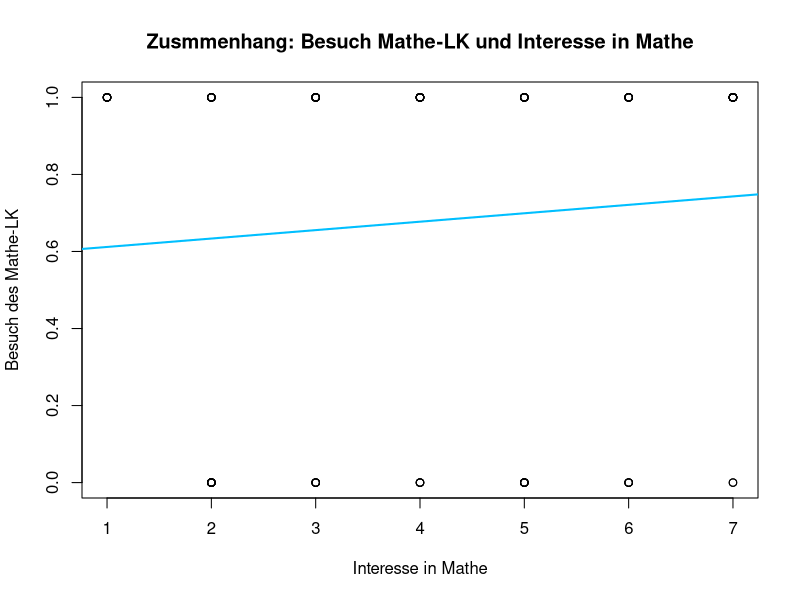
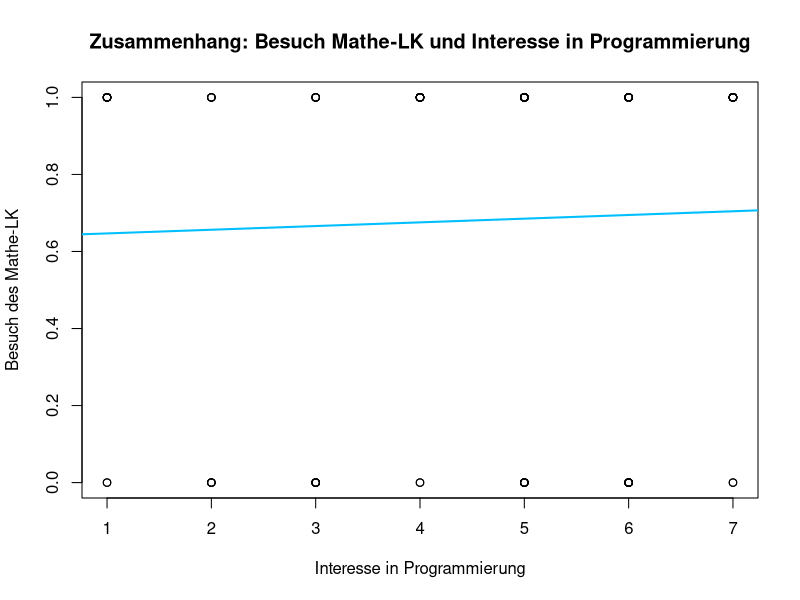
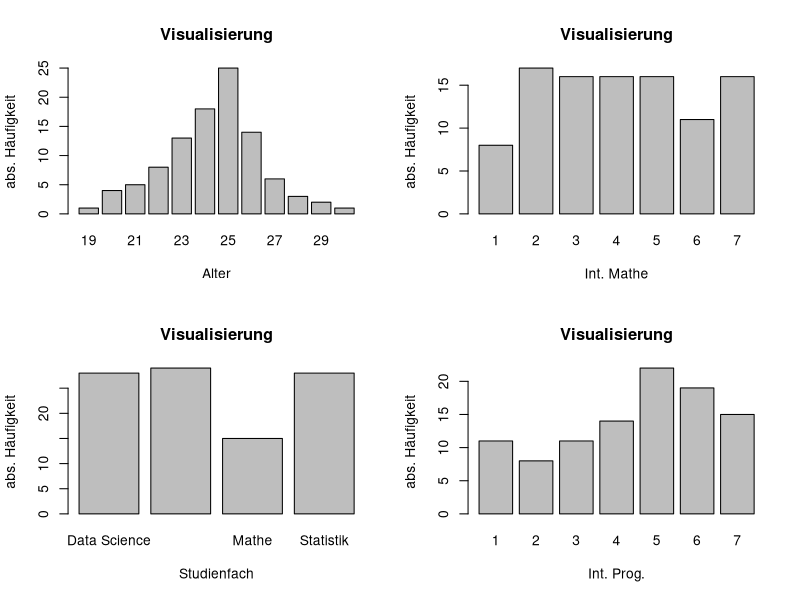

Generate these figures, in order, with R:
# Auswertung des Datensatzes aus Aufgabe 1

library(readr)
Datensatz <- read_csv("Datensatz.csv")
Datensatz


# Anwendung der in Aufgabe 2 erstellten Funktionen:



# Funktion aus a) - Altersstruktur 

sum_met <- function(x){ 
  if( is.numeric(x) != TRUE){ stop("Die Variable muss metrisch skaliert sein.") } # Warnmeldung falls Variable
  AM <- mean(x)                                                                  # nicht metrisch ist.
  med <- median(x)    # Hier werden alle Statistiken berechnet.
  var <- var(x)
  sd <- sd(x)
  quartile <- quantile(x, probs= c(0.25,0.75) )
  extrm <- c( Minimum = min (x), Maximum = max (x))
  return( list( "Arithmetische Mittel" = AM, "Median" = med, "Varianz" = var, "Standardabweichung" = sd,
                "Quartile"= quartile, "Etremwerte" = extrm) )      # Alle benoetigten Groessen werden in einer Liste ausgegeben.
}

sum_met(Datensatz$Alter)    # Das durchschnittliche Alter liegt bei 24.34 Jahren bzw. (bezueglich des
                            # Alters sinnvoller) liegt der Median bei 25 Jahren.
                            # Die Standardabweichung von etwa 2.1 und die Quartile, welche bei
# $`Arithmetische Mittel`   # 23 und 26 liegen, deuten auf eine fuer Studenten uebliche
# [1] 24.34                 # Altersstruktur hin.

# $Median                   # Auch die groesste und die kleinste Beobachtung liegt in keinem fuer
# [1] 25                    # Studenten unueblichen Alter. (keine Ausreisser)

# $Varianz
# [1] 4.408485

# $Standardabweichung
# [1] 2.099639

# $Quartile
# 25% 75% 
#   23  26 

# $Etremwerte
# Minimum Maximum 
# 19      30 

# Fazit: (1) Die Individuen des Datensatzes (Studenten) haben im Mittel (Median) ein Alter von 25
#            Jahren und unterschreiten/ueberschrieten das Alter von 19 bzw. 30 nicht.



# Im folgenden wird das Interesse zunaechst als eine quasi-intervall-skalierte Variable gesehen:

sum_met(Datensatz$`Int. Mathe`)   # Int.Prog wirs insgesamte etwas hoher bewerte als Int.Mathe.
sum_met(Datensatz$`Int. Prog.`)   # vgl. Median von 4 bei Int.Mathe und Median von 5 bei Int.Prog.


# Moegliche Studienfaecher ausfindig machen:
unique( Datensatz$Studienfach)
# [1] "Data Science" "Statistik"    "Informatik"   "Mathe"

table( Datensatz$Studienfach)/length( Datensatz$Studienfach)
# Data Science   Informatik        Mathe    Statistik 
#        0.28         0.29         0.15         0.28 


# Erstellung von Teildatensaetzen um Unterschiede zwischen den Studiengaengen herausfinden zu koennen
ds <- Datensatz[ Datensatz$Studienfach == "Data Science", ]
st <- Datensatz[ Datensatz$Studienfach == "Statistik", ]
inf <- Datensatz[ Datensatz$Studienfach == "Informatik", ]
ma <- Datensatz[ Datensatz$Studienfach == "Mathe", ]


sapply( list( Data_Science = ds$`Int. Mathe`, Statistik = st$`Int. Mathe`,
              Informatik = inf$`Int. Mathe`, Mathe = ma$`Int. Mathe`) , sum_met)[1:4,]

#                     Data_Science Statistik Informatik Mathe    
# Arithmetische Mittel 4.178571     4.464286  3.275862   5        
# Median               4            4.5       3          5        
# Varianz              2.818783     4.850529  3.492611   1.285714 
# Standardabweichung   1.678923     2.202392  1.868853   1.133893 

# Im Studiengangvergleich liegt bei Mathe die im Mittel hoechste Bewertung vor, gefolgt von Statistik,
# Data Science und Informatik.
# Beim Studiengang Statistik liegt die goesste Standardabweichung vor, im gegensatz zur kleinsten im
# Studiengang Mathe.



sapply( list( Data_Science = ds$`Int. Prog.`, Statistik = st$`Int. Prog.`,
              Informatik = inf$`Int. Prog.`, Mathe = ma$`Int. Prog.`) , sum_met)[1:4,]

#                      Data_Science Statistik Informatik Mathe   
# Arithmetische Mittel 4.321429     4.392857  5.172414   3.4     
# Median               5            4.5       5          4       
# Varianz              3.559524     3.43254   2.79064    3.971429
# Standardabweichung   1.88667      1.852711  1.670521   1.992844

# Im Studiengangvergleich liegt bei Informatik die hoechste Bewertung vor. Ledglich
# bei Data Science leigt im Median eine gleichhoche Bewertung vor.
# Danach folgt Statistik und Mathe. Die Standardabweichung ist bei Mathe am groessten und bei
# Informatik am niedrigsten.




# Weiterverarbeitung des Datensatzes:

str(Datensatz)
# Interesse in Mathe und in Programmieren muessen in an factor Objekt, welches eine Rangordnung unter
# den levels hat, fuer einiger der folgenden Funktionen umgewandelt werden.
# Die Variable Mathe-LK muss lediglich in ein factor Objekt umgewandelt werden.

Datensatz$`Int. Mathe` <- as.factor( Datensatz$`Int. Mathe`)
Datensatz$`Int. Mathe` <- ordered( Datensatz$`Int. Mathe` , levels = c("1", "2", "3", "4", "5", "6", "7") )

Datensatz$`Int. Prog.` <- as.factor( Datensatz$`Int. Prog.`)
Datensatz$`Int. Prog.` <- ordered( Datensatz$`Int. Prog.` , levels = c("1", "2", "3", "4", "5", "6", "7") )

Datensatz$`Mathe-LK` <- as.factor( Datensatz$`Mathe-LK`)

# Kontrolle:
str(Datensatz)






# Funktion aus b) - Interesse an Mathe und Programmieren (i) (und Abfrage der Teinahme am Mathe-LK (ii))

kat <- function(x){
  if(is.character(x)){stop("Die Variable ist nicht kategoriell")}
  else Modalwert <- names(table(x)[table(x) == max(table(x))]) ##Auspraegung, die am haeufigsten vorkommt
  Maximum <- max(x) 
  Minimum <- min(x)
  Spannweite <- length(unique(x)) ##Anzahl der verschiedenen Auspraegungen der Variablen
  uebersicht_kat <- list("Modalwert" = Modalwert, "Maximum" = Maximum, "Minimum" = Minimum, "Spannweite" = Spannweite) ##bringe Werte in eine Liste
  return(uebersicht_kat) ##gibt die Liste aus
}


# (i) Interesse an Mathe und Programmieren

sapply( Datensatz[ ,5:6], kat)

#         Int. Mathe Int. Prog.
# Modalwert  "2"        "5"       
# Maximum    7          7         
# Minimum    1          1         
# Spannweite 7          7     

# Am haeufigsten wurde beim Interesse am Fach Mathematik die eher niedrigere Kategorie 2 gewaehlt.
# Hingegen wurde beim Interersse am Programmieren am haeufigsten die recht hohe Kategorie 5 gewaehlt
# Auffaellig ist, dass beide Variablen mit 7 die gleiche Spannweite und das gleiche Minimum (1) und
# Maximum (7) aufweisen. D.h.: Es wurden alle Kategorien gewaehlt.
# Kurzgesagt deuten die Ergebnisse auf ein hoeheres Interesse an Programmieren in der (Gesamt-)Gruppe hin.


# Erneuter Vergelich der Studiengaenge mithilfe der Teildatensaetze

# Data Science
sapply( ds[ ,5:6], kat)         # Beim Vergleich der Modalwerte ergibt sich:
# Int. Mathe Int. Prog.
# Modalwert  "4"        "6"     # Data Science Studierende haben einen groesseren Modalwert beim
# Maximum    7          7       # Interesse am Programmiern (6), als bei Mathe (4).
# Minimum    2          1         
# Spannweite 6          7     


# Statistik
sapply( st[ ,5:6], kat)
# Int. Mathe Int. Prog.         # Die Gruppe der Statistik Studierenden weist hingegen, genau anders
# Modalwert  "7"        "5"     # herum in Mathe einen groesseren Modalwert als im Programmieren auf.
# Maximum    7          7       # Im Vergleich der Gruppen, ist hier der Modalwert von 7 (bei Int.Mathe)
# Minimum    1          1       # am hoechsten. 
# Spannweite 7          7       


# Informatik
sapply( inf[ ,5:6], kat)  
# Int. Mathe Int. Prog.         # Auch Informatik Studierende, weisen mehr Interesse am Programmieren auf,
# Modalwert  "2"        "5"     # jedoch ist der Modalwert von 5 (bei Int.Prog.) im Vergleich zu den Data
# Maximum    7          7       # Science Studierenden mit einem Modalwert von 6 etwas geringer.
# Minimum    1          1       # Ausserdem ist der Modalwert (bei Int.Mathe) von 2 im Vergleich zu den 
# Spannweite 7          7       # anderen Gruppen am geringsten.


# Mathe
sapply( ma[ ,5:6], kat)         # Mit dem Modalwert von 5 bei Int.Mathe scheint im Vergleich zum Modalwert 
# Int. Mathe Int. Prog.         # von 4 bei Int.Prog ein nur leicht hoeheres Interesse fuer Mathe
# Modalwert  "5"        "4"     # vorhanden zu sein.
# Maximum    7          7       # Jedoch ist auffaellig, das keine niedrigen Bewertungen bei 1 oder 2 
# Minimum    3          1       # bei Int.Mathe vorkommen. 
# Spannweite 5          6   


# Fazit: (1) Der hoechste/niedrigste Modalwert bezueglich des Mathe Interesse weisen Statistik/Informatik
#            Studierende auf.
#        (2) Der hoechste/niedrigste Modalwert bezueglich des Interesse am Programmieren weisen
#            Data Science/Mathe Studierende auf.





# (ii) Mathe- LK (Diese Variable ist zwar dichotom, aber diese Auswertung passte thematisch gut
#                 an diese Stelle, sodass sie im Abschnitt zur Funktion kat ist. )

table(Datensatz$`Mathe-LK`) # Die Mehrheit der Studierenden hat einen Mathe-LK belegt.
# nein   ja                 # Da 100 Beobachtungen vorliegen, haben 68% einen Mathe-LK belegt
# 32   68                   # und 32% nicht.


# Data Science            # Recht ausgeglichenes Verhaeltniss.
table(ds$`Mathe-LK`)
# ja nein 
# 13   15 

# Statistik               # Deutlich mehr Studierende haben den Mathe-LK besucht.
table(st$`Mathe-LK`)
# ja nein 
# 24    4 

# Informatik              # Etwas mehr Studierende haben den Mathe-LK besucht.(auch eher ausgeglichen)
table(inf$`Mathe-LK`)
# ja nein 
# 17   12 

# Mathe
table(ma$`Mathe-LK`)      # Nahezu alle Studierende haben den Mathe-LK besucht.
# ja nein 
# 14    1 


# Fazit: (1) In den Studienrichtungen Mathe und Statistik wird deutlich haeufiger der Mathe-LK besucht.
#        (2) In den Studienrichtungen Informatik und Data Science ist das Verhaeltniss zu Mathe-LK
#            Besuchern und Nicht-Mathe-LK Besuchern eher ausgeglichen.






# Funktion aus c)

kat_zsh <- function(x,y){
  # Zunaechst eine Bedingung, die die beiden Vektoren erfuellen sollen:
  if( length(x) != length(y) ){ stop("Beide Objekte muessen dieselbe Laenge haben.")}
  kor <- cor( as.numeric(x), as.numeric(y) )
  kov <- cov( as.numeric(x), as.numeric(y) )
  return( list( Kovarianz = kov, Korrelation = kor) )  # Ausgabe in einer Liste
}

kat_zsh(Datensatz$`Int. Prog.`, Datensatz$`Int. Mathe`)
#$Kovarianz
#[1] -0.3070707

#$Korrelation
#[1] -0.08523765

kat_zsh(Datensatz$Alter, Datensatz$`Int. Mathe`)
#$Kovarianz
#[1] -0.6169697

#$Korrelation
#[1] -0.154403

kat_zsh(Datensatz$Alter, Datensatz$`Int. Prog.`)
#$Kovarianz
#[1] 0.320202

#$Korrelation
#[1] 0.08056303






# Funktion aus d) - Zusammenang zwischen Interesse an Mathe/Programmieren
# und Mathe-LK

# Interesse an Mathe und Programmieren muessen erst wieder in eine metrische Variable
# umgewandelt werden und Mathe_Lk in einen dichotomen character

Datensatz$`Int. Mathe` <- as.numeric(Datensatz$`Int. Mathe`)
Datensatz$`Int. Prog.` <- as.numeric(Datensatz$`Int. Prog.`)
Datensatz$`Mathe-LK` <- as.character(Datensatz$`Mathe-LK`)


# Zunaechst wenden wir die Helferfuntion dich_as_met an, damit
# man in d) mit den dichotomen Variablen rechnen kann

dich_as_met <- function(x){
  name <- unique(x)
  result <- x == name[which.min(nchar(name))]
  return(as.numeric(result))
}



met_dich <- function(x,y){
  # x soll die metrische Variable sein
  # y soll die dichotome Variable sein
  if(!is.numeric(x)) stop("Der erste Vektor ist nicht metrisch")
  if(length(levels(factor(y))) != 2) stop("Der zweite Vektor ist nicht dichotom")
  y <- dich_as_met(y)
  return(list("Korrelation" = cor(x,y), "Kovarianz" = cov(x,y), 
              "Lineares Modell" = lm(y~x)))
}


met_dich(Datensatz$`Int. Mathe`, Datensatz$`Mathe-LK`)
#$Korrelation
#[1] 0.08875763

#$Kovarianz
#[1] 0.07919192

#$`Lineares Modell`

#Call:
  #lm(formula = y ~ x)

#Coefficients:
#  (Intercept)    x  
#0.58992      0.02187 
  
# Man kann erkennen, dass die Werte nahezu unabhaengig voneinader sind, da die Korrelation
# nahezu 0 ist. Demenstprechend besteht kein Zusammenhang zwischen dem Interesse an 
# Mathe und ob man in der Schule Mathe-LK hatte.


# Regressionsgerade: 
y <- dich_as_met(Datensatz$`Mathe-LK`)
y

plot( y ~ Datensatz$`Int. Mathe` , ylab = "Besuch des Mathe-LK", xlab = "Interesse in Mathe",
      main = "Zusmmenhang: Besuch Mathe-LK und Interesse in Mathe")
abline( 0.58992, 0.02187, col = "deepskyblue", lwd = 2)

# Da Mathe-LK eine dichotome Variable ist, ist die Regressionsgerade eher
# unpassen und laesst sich nicht wirklich interpretieren.


met_dich(Datensatz$`Int. Prog.`, Datensatz$`Mathe-LK`)
#$Korrelation
#[1] 0.03869798

#$Kovarianz
#[1] 0.03434343

#$`Lineares Modell`

#Call:
#  lm(formula = y ~ x)

#Coefficients:
#  (Intercept)     x  
#0.637350     0.009584 

# Hier kann man sehen, dass es auch zwischen dem Interesse an Programmieren und dem  
# Mathe-LK keinen wirklichen Zusammenhang gibt.

# Interpretation: Der Mathe-LK in der Schule beeinflusst nicht das Interesse an
# Mathe und Programmieren im Studium.


# Regressionsgerade:
plot( y ~ Datensatz$`Int. Prog.`, xlab = "Interesse in Programmierung", ylab = "Besuch des Mathe-LK",
      main = "Zusammenhang: Besuch Mathe-LK und Interesse in Programmierung")
abline( 0.637350 , 0.009584, col = "deepskyblue", lwd = 2)

# Auch hier laesst sich analog zum Int.Mathe un Mathe-LK wenig aussagen.



# Wandle Variablen wieder in die korrekten Datentypen um
Datensatz$`Int. Mathe` <- as.factor( Datensatz$`Int. Mathe`)
Datensatz$`Int. Mathe` <- ordered( Datensatz$`Int. Mathe` , levels = c("1", "2", "3", "4", "5", "6", "7") )

Datensatz$`Int. Prog.` <- as.factor( Datensatz$`Int. Prog.`)
Datensatz$`Int. Prog.` <- ordered( Datensatz$`Int. Prog.` , levels = c("1", "2", "3", "4", "5", "6", "7") )

Datensatz$`Mathe-LK` <- as.factor( Datensatz$`Mathe-LK`)






# Funktion aus e):
qkat <- function(y){
  if ( (is.numeric(y) == TRUE) || (is.ordered(y) == TRUE) )  {
    
    x <- as.numeric(y)
    x
    
    n <- x[which( x <= quantile(x, 1/3))]
    
    m <- x
    m <- m [which( ! m <= quantile(x, 1/3))]
    m <- m [which( ! m > quantile(x, 2/3))]
    
    h <- x[which( x > quantile(x, 2/3))]  
    
    l <- list(n, m, h)
    
    names(l) <- c("niedrig (<= 1/3-Quantil)", "mittel (1/3-Quantil < & <= 2/3-Quantil)", "hoch (2/3-Quantil <)")
    
    return(l)
  }
  else{
    stop("Nicht moeglich, da Variable nicht mindestens ordinalskaliert.")
  }
}

qkat(Datensatz$`Int. Mathe`)

# Ausgabe:

#$`niedrig (<= 1/3-Quantil)`
#[1] 3 2 2 1 3 2 2 2 2 2 3 3 2 2 1 3 3 1 2 3 3 3 2 2 2 2 2 3 3 1
#[31] 1 1 1 3 1 2 3 3 2 3 3

#$`mittel (1/3-Quantil < & <= 2/3-Quantil)`
#[1] 5 5 4 5 5 4 4 4 5 5 4 4 5 4 5 5 5 5 4 5 5 5 5 4 4 4 4 4 4 4
#[31] 5 4

#$`hoch (2/3-Quantil <)`
#[1] 7 7 7 7 7 6 6 7 6 7 6 7 7 7 7 6 7 7 6 6 7 7 6 6 6 7 6


# Im nierdrigen Bereich liegen: 1,2,3
# Im mittleren Bereich liegen: 4,5
# Im hohen Bereich liegen: 6,7


qkat(Datensatz$`Int. Prog.`)

# $`niedrig (<= 1/3-Quantil)`
# [1] 1 4 2 1 3 3 1 4 3 2 4 2 2 1 1 3 1 4 2 3 3 2 4 1 4 3 4 1 1 3 4 3 4 4 4 2 4 3 3 4 1 1 4 2

# $`mittel (1/3-Quantil < & <= 2/3-Quantil)`
# [1] 6 6 6 6 6 5 6 5 5 6 5 6 5 5 5 6 5 5 6 5 6 5 5 5 6 5 6 5 6 5 5 5 5 5 6 5 5 6 6 6 6

# $`hoch (2/3-Quantil <)`
# [1] 7 7 7 7 7 7 7 7 7 7 7 7 7 7 7

# Im nierdrigen Bereich liegen: 1,2,3,4
# Im mittleren Bereich liegen: 5,6
# Im hohen Bereich liegen: 7


# Fazit: (1) Da bei Int.Prog mehr Bewertungsstufen im niedrigen Bereich liegen, muessen im mittleren 
#            und oberen Bereich haeufiger die Sufen 5 bis 6 gewaehlt worden sein, als bei Int.Mathe.
#        (2) Bei Int.Mathe verteilen sich die  Bewertungsstufen besser auf die Kategorien niedrig,
#            mittel und hoch.




# Funktion aus f):
visual <- function(x,i){
  p <- length(i)
  q <- sqrt(p)
  if(round(q)^2 == p)
    par(mfcol = c(q,q))
  else
    par(mfcol=c(q,q+1))
  for (u in 1:p) {
    barplot(table(x[i[u]]), xlab = colnames(Datensatz)[i[u]],
            ylab = "abs. Häufigkeit" ,main = "Visualisierung")
  }
}

visual(Datensatz,3:6)

# Das Alter ist nahzu normalverteilt um 25 Jahre. Lediglich im Bereich 26 bis 27 liegen weniger
# Beobachtungen, als im Bereich unter 25 Jahre.


# Bei den Studiengaengen sind Data Science,Statistik und Informatik nahezu gleich oft vertreten.
# Hingegen gibt es deutlich weniger Mathe Studenten ( etwa die Haelte vergleichen mit den obigen ).


# Hier bestaetigen sich bei der Verteilung der Bewertungsstufen die Erkenntnisse aus e). Beim Mathe-
# Interesse sind die Beobachtungen deutlich gleichmaessiger verteilt als beim Programmierungs-
# Interesse. Ledglich die Bewertungen 1 und 6 kommen etwas weniger haeufig vor.

# Beim Programmierungs-Interesse ist eine Tendez zur Linksschiefe erkennbar.
# Es leigen mehr Beobachtungen in Bereich der hoeheren Bewertungsstufen.
















####################################################################################################
# Zusammmenfassung:
####################################################################################################

### 1. Gesamtdatensatz:

#   Allgemein: 
#   (i) Alter:
#    - Durchschnittliches Alter von 25 Jahren (Median)
#    - nahezu Normalverteilung des Alters
#    - Alter liegt zwischen 19 und 30 Jahren
#    -> vgl. a)

#   (ii) Studiengaenge:
#    - Data Science, Informatik, Statistik nahezu gleich haeufig vertreten mit etwa knapp 30%
#    - etwas weniger Mathe Studierende (etwa 15%)
#    -> vgl. a)


#   (iii) Interesse:
#    - etwas mehr Interesse in Programmierung als in Mathe
#    - Beim Mathe-Interesse verteilen sich die beobachteten Realisierungen mehr auf alle Bewertungs-
#      stufen ( vgl. e) )
#    - Beim Interesse in Programmieren ist eine Tendenz zur Linksschiefe erkennbar( vgl. e) )
#    - nahezu kaum Zusammenhaenge zwischen Interesse in Mathe und in Programmieren, sowie 
#      zwischen jeweils beiden Interessen und dem Besuch des Mathe-LKs( vgl. c) & d)  )

#   (iv) Mathe-LK:
#    - etwa 68% haben Mathe-LK besucht, 32% nicht

### 2. Vergleich der Studiengaenge (bzgl. Interessen und Besuch des Mathe-LK)

#   (i) Interessen:
#    - hoechsten Bewertungen Mathe-Interesse: Mathe, Statistik
#    - niedrigsten Bew. Mathe-Interesse: Informatik, Data Science

#    - hoechsten Bew. Programmierungs-Interesse: Informatik, Data Science
#    - niedrigsten Bew. Prog.-Interesse: Mathe, Statistik
#    -> vgl. a), b)

#   (ii) Mathe-LK:
#    - haeufiger bei Mathe, Statistik 
#    - ausgeglichen bei Data Science, Informatik
#    -> vgl. a) (ii)

## Fazit: Es lassen sich nahezu keine Zusammenhaenge zwischen den verschiedenen Interessen oder den
#         Interessen und dem Mathe-LK machen.
#         Jedoch liegen deutliche Unterschiede bei Betrachtung der verschiedenen Studiengaenge bezueglich
#         der verschiedenen Interessen vor.
